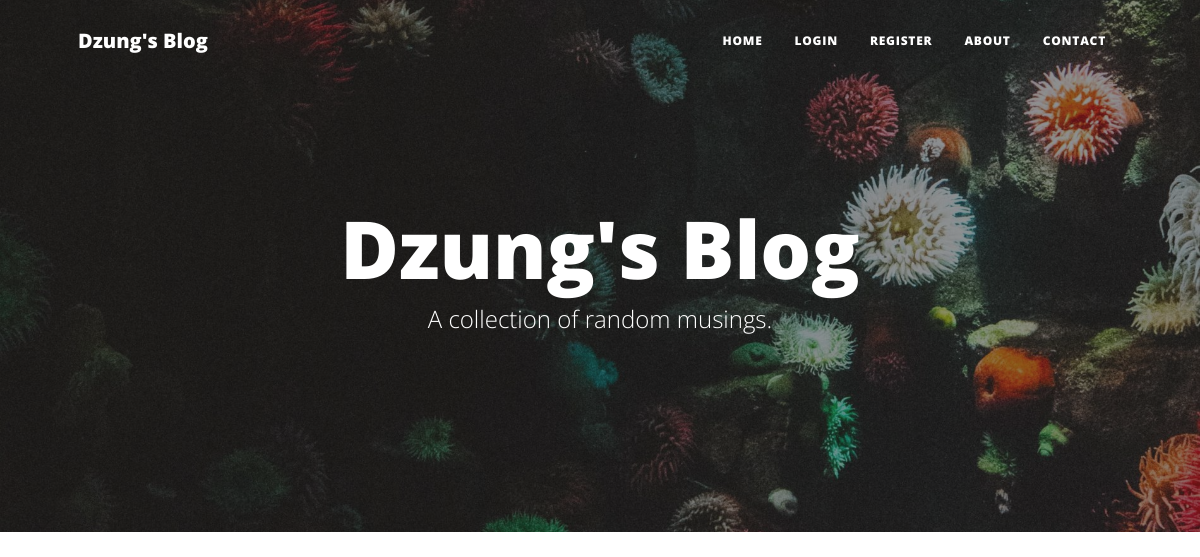
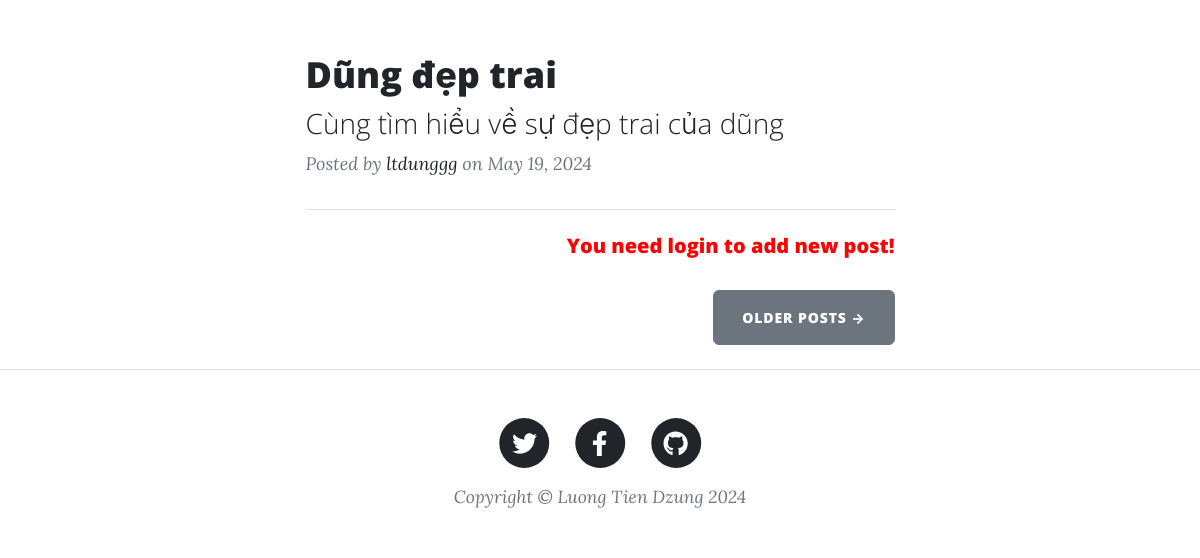
Before: / with the older database file (2 pictures, top to bottom).
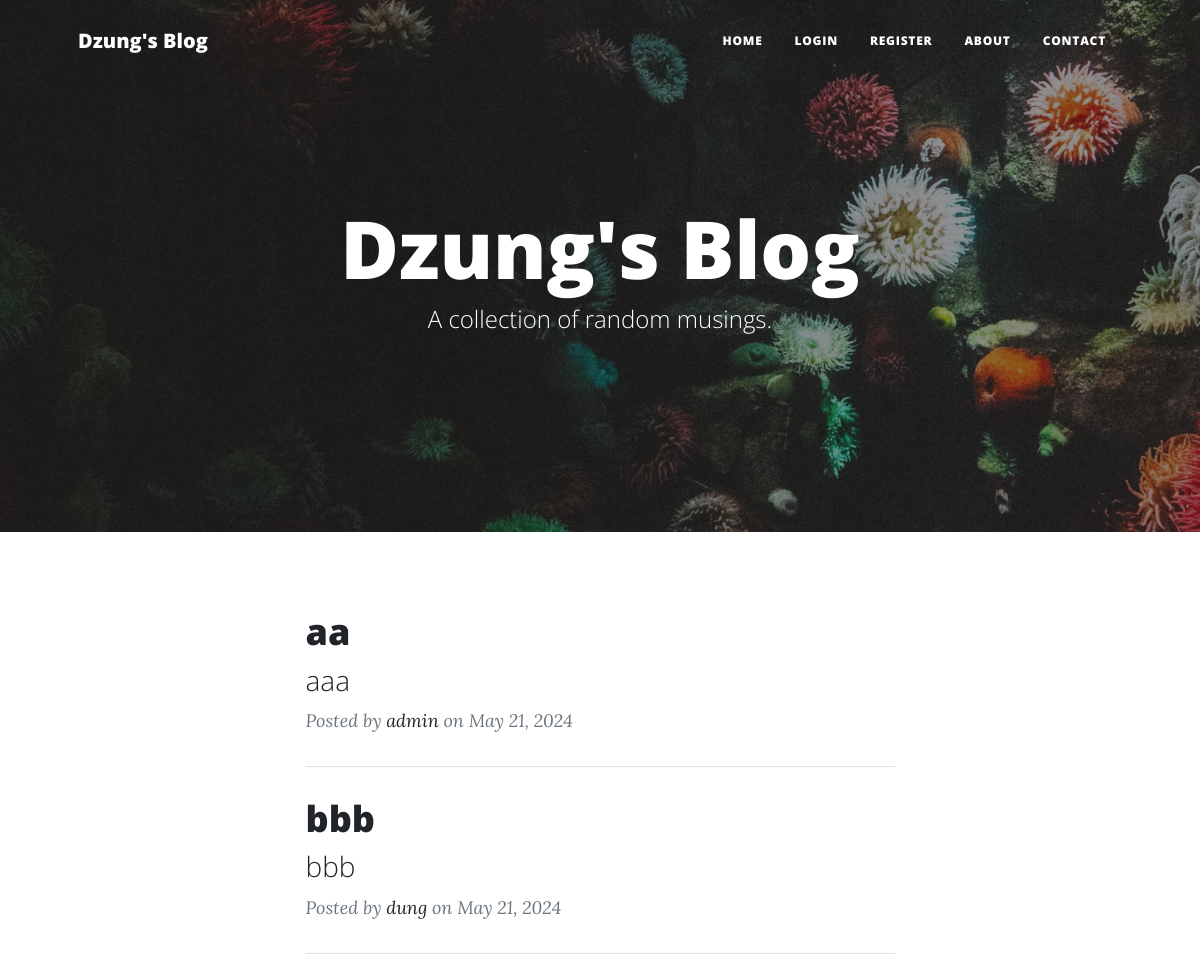
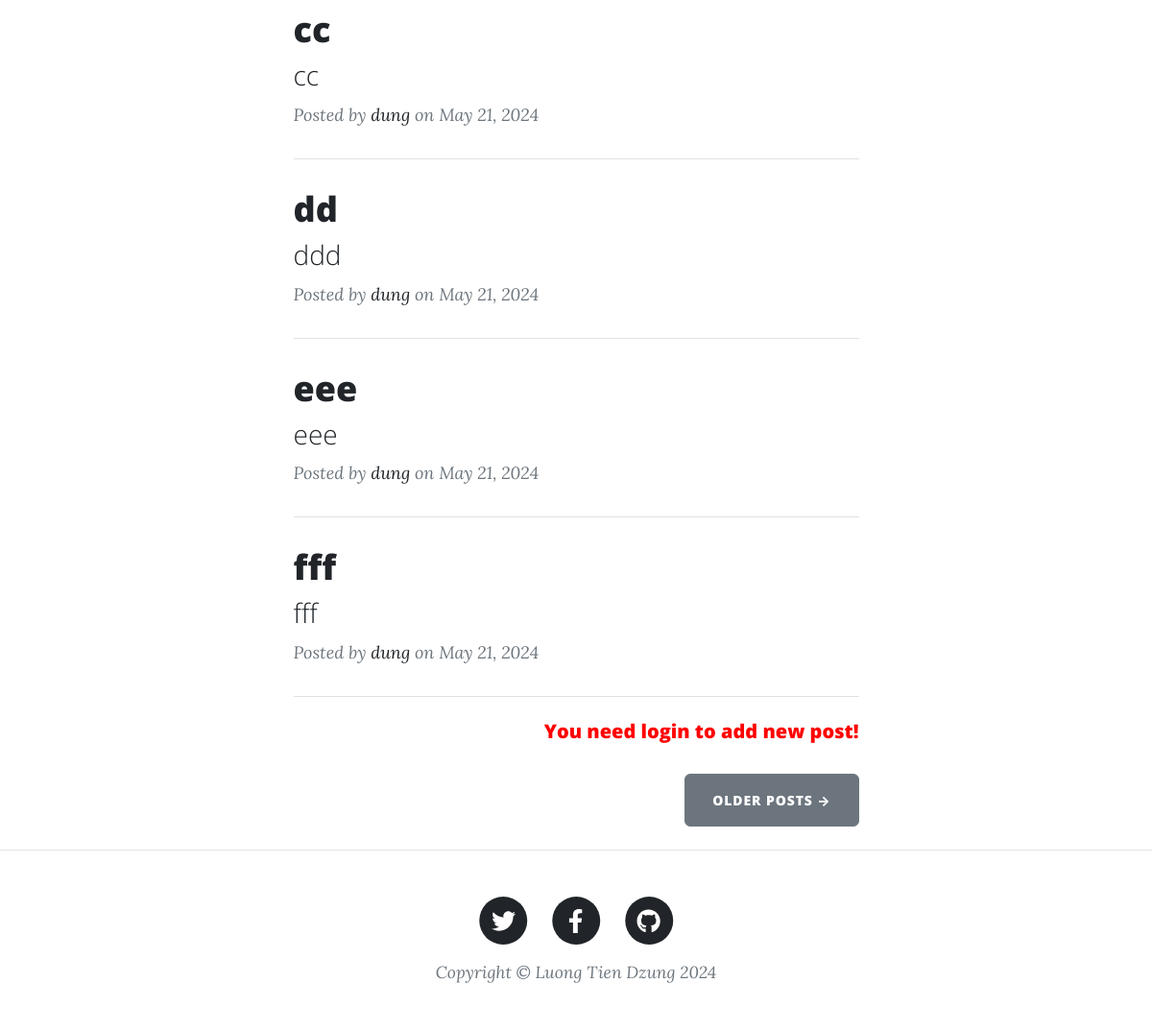
After: the same page with the newer database file (2 pictures, top to bottom).
### main.py (models this page shows)
class BlogPost(db.Model):
    __tablename__ = "blog_posts"
    id = db.Column(db.Integer, primary_key=True)
    author_id = db.Column(db.Integer, db.ForeignKey('users.id'))
    title = db.Column(db.String(250), unique=True, nullable=False)
    subtitle = db.Column(db.String(250), nullable=False)
    date = db.Column(db.String(250), nullable=False)
    body = db.Column(db.Text, nullable=False)
    author = db.Column(db.String(250), nullable=False)
    img_url = db.Column(db.String(250), nullable=False)

### main.py (the view)
@app.route('/')
def get_all_posts():
    is_admin = False
    logged_in = current_user.is_authenticated
    name = None
    if logged_in:
        name = current_user.name
        if current_user.email == "admin@email.com":
            is_admin = True
    result = db.session.execute(db.select(BlogPost))
    posts = result.scalars().all()
    return render_template("index.html", all_posts=posts, logged_in=logged_in,
                           name=name, is_admin=is_admin)

### templates/index.html (shortened to what this page needs)
{% include "header.html" %}
<header
  class="masthead"
  style="background-image: url('../static/assets/img/home-bg.jpg')"
>
  <div class="container position-relative px-4 px-lg-5">
    <div class="row gx-4 gx-lg-5 justify-content-center">
      <div class="col-md-10 col-lg-8 col-xl-7">
        <div class="site-heading">
          <h1>Dzung's Blog</h1>
          <span class="subheading">A collection of random musings.</span>
        </div>
      </div>
    </div>
  </div>
</header>
<div class="container px-4 px-lg-5">
  <div class="row gx-4 gx-lg-5 justify-content-center">
    <div class="col-md-10 col-lg-8 col-xl-7">
      {% for post in all_posts %}
      <div class="post-preview">
        <a href="{{ url_for('show_post', post_id=post.id) }}">
          <h2 class="post-title">{{ post.title }}</h2>
          <h3 class="post-subtitle">{{ post.subtitle }}</h3>
        </a>
        <p class="post-meta">
          Posted by
          <a href="#">{{post.author}}</a>
          on {{post.date}}
        </p>
      </div>
      <hr class="my-4" />
      {% endfor %}
    {% if logged_in %}
      <div class="d-flex justify-content-end mb-4">
        <a
          class="btn btn-primary float-right"
          href="{{url_for('add_new_post')}}"
          >Create New Post</a
        >
      </div>
    {% else %}
    <div class="d-flex justify-content-end mb-4">
        <h5 style="color: red; text-align:center">You need login to add new post!</h5>
      </div>
    {% endif %}
      <div class="d-flex justify-content-end mb-4">
        <a class="btn btn-secondary text-uppercase" href="#!">Older Posts →</a>
      </div>
    </div>
  </div>
</div>
{% include "footer.html" %}

### templates/header.html (shortened to what this page needs)
<!DOCTYPE html>
<html lang="en">
  <head>
    {% block styles %}
    {{ bootstrap.load_css() }}
    <link
      href="{{ url_for('static', filename='css/styles.css') }}"
      rel="stylesheet"
    />
    {% endblock %}
  </head>
  <body>
    <nav class="navbar navbar-expand-lg navbar-light" id="mainNav">
      <div class="container px-4 px-lg-5">
        <a class="navbar-brand" href="/">Dzung's Blog</a>
        <div class="collapse navbar-collapse" id="navbarResponsive">
          <ul class="navbar-nav ms-auto py-4 py-lg-0">
            <li class="nav-item">
              <a
                class="nav-link px-lg-3 py-3 py-lg-4"
                href="{{ url_for('get_all_posts') }}"
                >Home</a
              >
            </li>
              {% if not logged_in %}
            <li class="nav-item">
              <a
                class="nav-link px-lg-3 py-3 py-lg-4"
                href="{{ url_for('login') }}"
                >Login</a
              >
            </li>
            <li class="nav-item">
              <a
                class="nav-link px-lg-3 py-3 py-lg-4"
                href="{{ url_for('register') }}"
                >Register</a
              >
            </li>
              {% endif %}
            <li class="nav-item">
              <a
                class="nav-link px-lg-3 py-3 py-lg-4"
                href="{{ url_for('about') }}"
                >About</a
              >
            </li>
            <li class="nav-item">
              <a
                class="nav-link px-lg-3 py-3 py-lg-4"
                href="{{ url_for('contact') }}"
                >Contact</a
              >
            </li>
          </ul>
        </div>
      </div>
    </nav>
  </body>
</html>

### templates/footer.html (shortened to what this page needs)
        <footer class="border-top">
          <div class="container px-4 px-lg-5">
              <div class="row gx-4 gx-lg-5 justify-content-center">
                  <div class="col-md-10 col-lg-8 col-xl-7">
                      <ul class="list-inline text-center">
                          <li class="list-inline-item">
                              <a href="#!">
                                  <span class="fa-stack fa-lg">
                                      <i class="fas fa-circle fa-stack-2x"></i>
                                      <i class="fab fa-twitter fa-stack-1x fa-inverse"></i>
                                  </span>
                              </a>
                          </li>
                          <li class="list-inline-item">
                              <a href="https://www.facebook.com/l.t.dunggg">
                                  <span class="fa-stack fa-lg">
                                      <i class="fas fa-circle fa-stack-2x"></i>
                                      <i class="fab fa-facebook-f fa-stack-1x fa-inverse"></i>
                                  </span>
                              </a>
                          </li>
                          <li class="list-inline-item">
                              <a href="https://github.com/ltdungg">
                                  <span class="fa-stack fa-lg">
                                      <i class="fas fa-circle fa-stack-2x"></i>
                                      <i class="fab fa-github fa-stack-1x fa-inverse"></i>
                                  </span>
                              </a>
                          </li>
                      </ul>
                      <div class="small text-center text-muted fst-italic">Copyright &copy; Luong Tien Dzung 2024</div>
                  </div>
              </div>
          </div>
      </footer>
  </body>
</html>

Changed rows visible on the page:
changed BlogPost: title "Dũng đẹp trai" → "aa"; subtitle "Cùng tìm hiểu về sự đẹp trai của dũng" → "aaa"; author "ltdunggg" → "admin"; date "May 19, 2024" → "May 21, 2024"
added BlogPost: title "bbb", subtitle "bbb", author "dung", date "May 21, 2024"
added BlogPost: title "cc", subtitle "cc", author "dung", date "May 21, 2024"
added BlogPost: title "dd", subtitle "ddd", author "dung", date "May 21, 2024"
added BlogPost: title "eee", subtitle "eee", author "dung", date "May 21, 2024"
added BlogPost: title "fff", subtitle "fff", author "dung", date "May 21, 2024"
